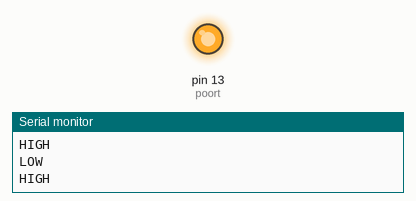
Bench run of a sketch on a simulated Arduino Uno, built with avr-gcc and run on an emulated ATmega328P. Parts: output pins drawn as LEDs (lit = HIGH), the last lines printed to the serial monitor.

Above: at 5.0 s.
At 28.0 s:
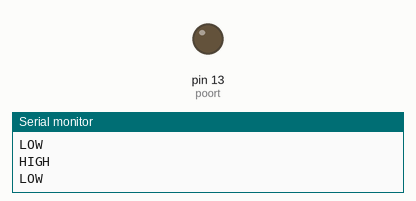
Timing chart, 0 to 34.2 s (numbered marks = the images above):
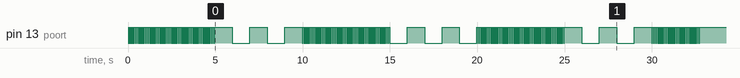

The sketch:

Opdracht.ino
```cpp
const int poort = 13;
const int duurPeriode = 5000;
const int aantalHertz1 = 25;
const int aantalHertz2 = 1;
const int beginDelay = 1000/aantalHertz1;//Berekening om Hz om te zetten in millis
const int baudrate = 9600;
int delayTijd = beginDelay;
int beginTijd;
int beginTijdPeriode;
boolean lampjeBrandt=false;

void setup() {
  ledControlSetup();
  Serial.begin(baudrate);
  beginTijd=millis();
  beginTijdPeriode=millis();
}


void loop() {
  laatLampjeKnipperen(duurPeriode);
  veranderKnipperTijd(aantalHertz1, aantalHertz2, beginDelay);
}

void laatLampjeKnipperen(int duur/*(millis)*/){
  if(millis()>beginTijd+delayTijd){
    if(lampjeBrandt){
      ledControlSetLed(false);
    }
    else{
      ledControlSetLed(true);
    }
    lampjeBrandt=!lampjeBrandt;
    beginTijd=millis();
  }
}

void veranderKnipperTijd(int frequentie1/*(Hz)*/, int frequentie2/*(Hz)*/, int periodeDuur){
  if(millis()>beginTijdPeriode+duurPeriode){
    if(delayTijd==beginDelay){
      delayTijd=(beginDelay*frequentie1)/frequentie2;
    } else if(delayTijd==(beginDelay*frequentie1)/frequentie2){
      delayTijd=beginDelay;
    }
    beginTijdPeriode=millis();
  }
}
```

Methodes.ino
```cpp
void ledControlSetup(){
  pinMode(poort, OUTPUT);
}

void ledControlSetLed(boolean onOrOff){
  if(onOrOff){
    digitalWrite(poort, HIGH);
    Serial.println("HIGH");
  } else {
    digitalWrite(poort, LOW);
    Serial.println("LOW");
  }
}
```
